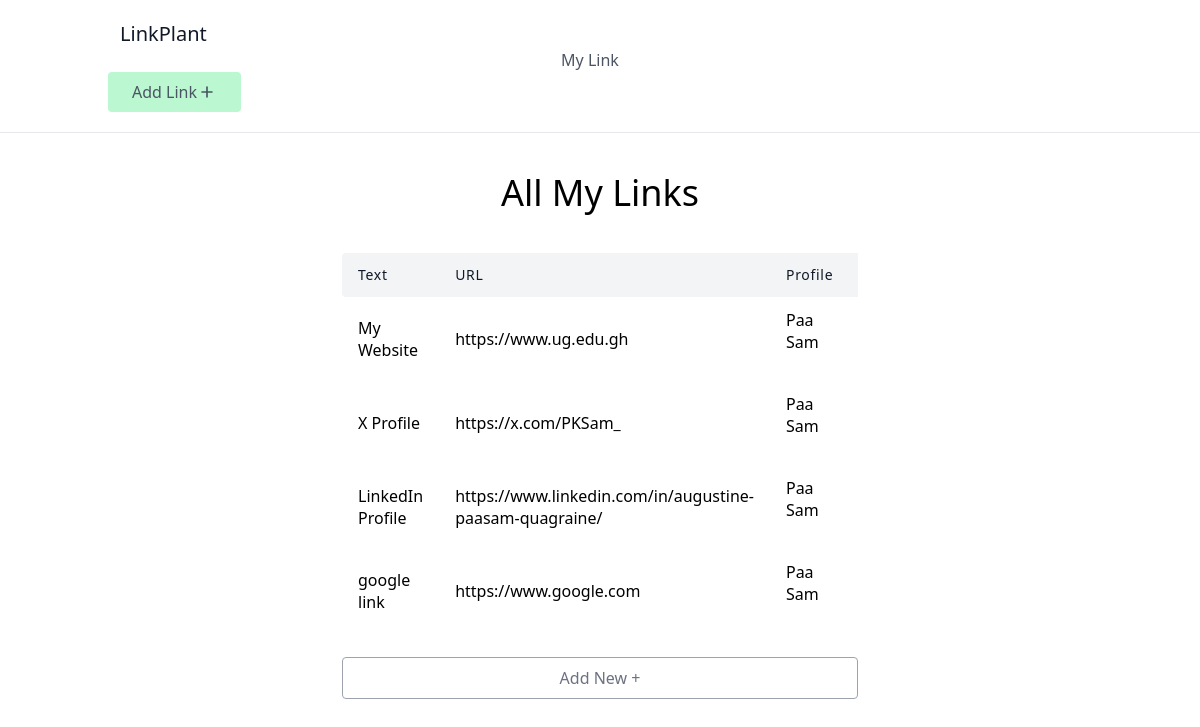
The app's page /, older data.
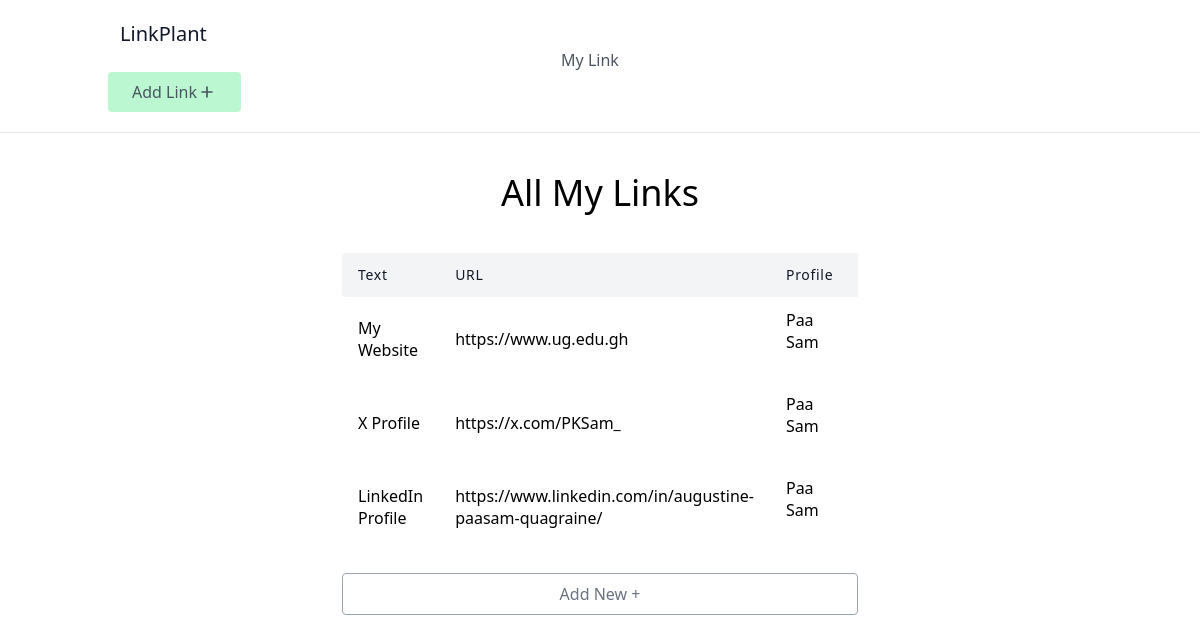
The same page, newer data.
### link_plant/models.py (models this page shows, shortened)
class Link(models.Model):
    text = models.CharField(max_length=100)
    url = models.URLField()
    profile = models.ForeignKey(Profile, on_delete=models.CASCADE, related_name='links')

class Profile(models.Model):
    BG_CHOICES = (
        ('blue', 'Blue'),
        ('green', 'Green'),
        ('yellow', 'Yellow'),
    )
    name = models.CharField(max_length=100)
    slug = models.SlugField(max_length=100)
    bg_color = models.CharField(max_length=50, choices=BG_CHOICES)

### link_plant/views.py (the view)
# urls.py: path('', LinkListView.as_view(), name="link-list"),
class LinkListView(ListView):
    model = Link

### link_plant/templates/link_plant/link_list.html (shortened to what this page needs)
{% extends 'link_plant/_base.html' %}
{% block content %}
<h1 class="text-4xl text-center mb-10">All My Links</h1>
<div class="lg:w-3/4 w-full mx-auto overflow-auto">
    <table class="table-auto w-full text-left whitespace-no-wrap">
        <thead>
            <tr>
                <th class="px-4 py-3 title-font tracking-wider font-medium text-gray-900 text-sm bg-gray-100 rounded-tl rounded-bl">Text</th>
                <th class="px-4 py-3 title-font tracking-wider font-medium text-gray-900 text-sm bg-gray-100">URL</th>
                <th class="px-4 py-3 title-font tracking-wider font-medium text-gray-900 text-sm bg-gray-100">Profile</th>
                <th class="px-4 py-3 title-font tracking-wider font-medium text-gray-900 text-sm bg-gray-100">Edit</th>
            </tr>
        </thead>
        <tbody>
            {% for link in object_list %}
            <tr>
                <td class="px-4 py-3">{{link.text}}</td>
                <td class="px-4 py-3">
                    <a href="{{link.url}}" target="_blank">
                        {{link.url}}
                        <svg xmlns="https://www.w3.org/2000/svg" class="h-4 w-4 inline" fill="none">
                        <path stroke-linecap="round" stroke-linejoin="round" d="M10 6H6a2 0 00"></path>
                        </svg>
                    </a>
                </td>
                <td class="px-4 py-3">
                    <a href="{% url 'profile' link.profile.slug %}" target="_blank">
                        {{link.profile.name}}
                        <svg xmlns="http://www.w3.org/2000/svg" class="h-4 w-4 inline" fill="none">
                        <path stroke-linecap="round" stroke-linejoin="round" d="M10 6H6a2 2 0 00"></path>
                        </svg>
                    </a>
                </td>
                <td class="px-4 py-3 underline text-blue-600"><a href="{% url 'link-update' link.id %}">Edit</a></td>
            </tr>
            {% endfor %}
        </tbody>
    </table>
    <a href="{% url 'link-create' %}">
        <p class="mt-6 py-2 w-full border rounded border-gray-400 text-center text-gray-500 hover:currentColor">Add New +</p>
    </a>
</div>
{% endblock content %}

Row changes from the older to the newer data that the page shows:
removed Link: text "google link", url "https://www.google.com", profile.name "Paa Sam"
